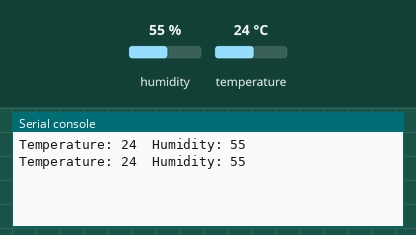
Bench run of a program on a simulated MicroPython board. Parts: the last lines printed to the serial console. The test bench sets the inputs (shaded band); at power-on: humidity 55 %, temperature 24 °C.

Above: at 1.2 s.
1.3 s: humidity set to 22 %
At 2.6 s:
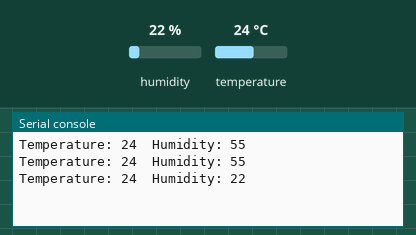
2.8 s: temperature set to 12 °C
At 3.5 s:
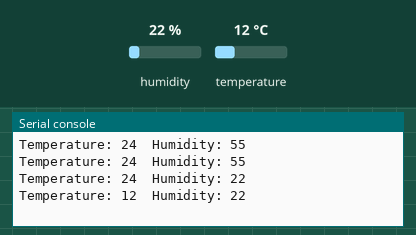
4.3 s: humidity set to 40 %
At 5.5 s:
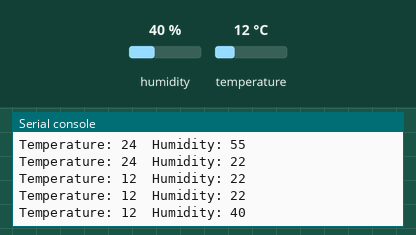
Timing chart, 0 to 7.3 s (numbered marks = the images above; inputs shaded):
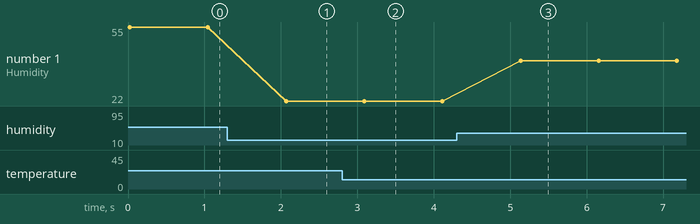

Measured:
- after the input at 1.3 s, the serial console: prints a new line after 0.77 s (image 1)
- after the input at 2.8 s, the serial console: prints a new line after 0.29 s (image 2)
- after the input at 4.3 s, the serial console: prints a new line after 0.84 s (image 3)
- plotted number 1: 55 → 22 after the input at 1.3 s, 22 → 40 after the input at 4.3 s

The program:

main.py
```python
from machine import Pin
from dht import DHT11
from time import sleep

sensor = DHT11(Pin(22))

while True:
    sensor.measure()
    print("Temperature: {}  Humidity: {}".format(sensor.temperature(), sensor.humidity()))
    sleep(1)
```
